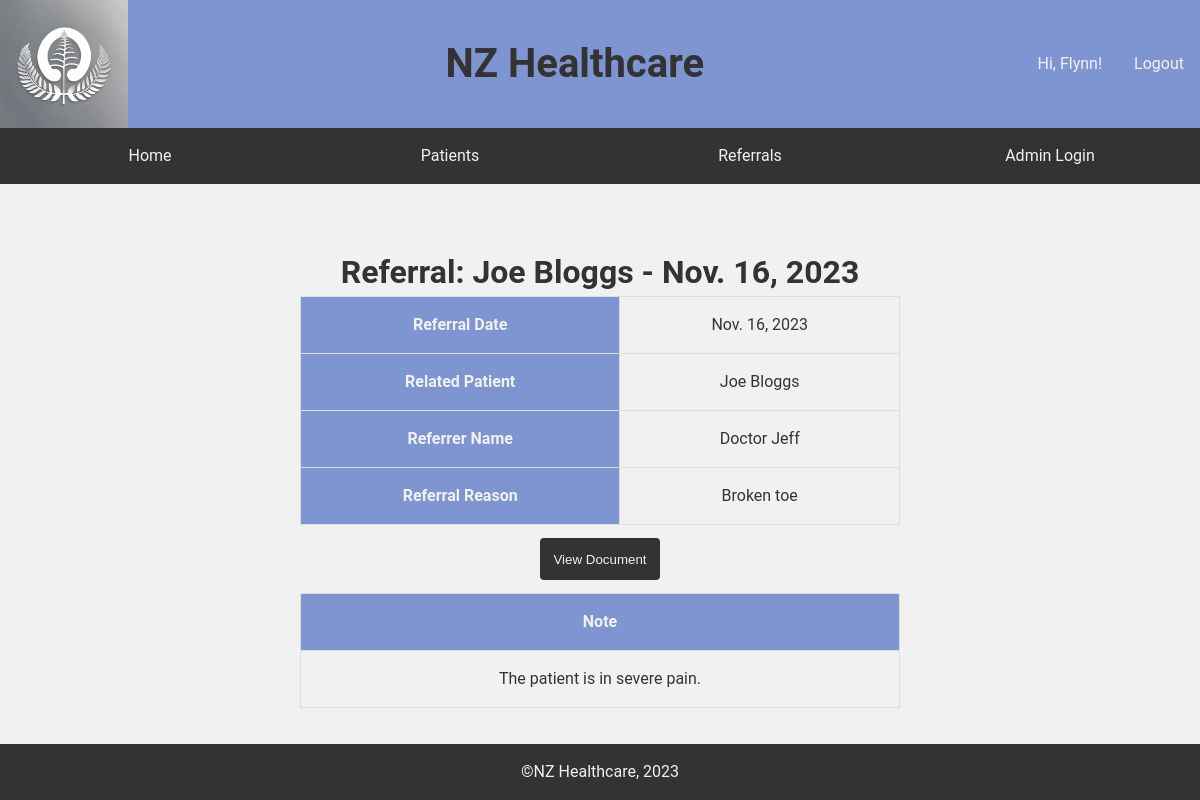
Page /referral/1/ (signed in) on the committed database.
### patients/models.py (models this page shows, shortened)
class Referral(models.Model):
    patient = models.ForeignKey(Patient, on_delete=models.CASCADE)
    referral_date = models.DateField()
    referrer_name = models.CharField(max_length=150)
    referral_reason = models.TextField(max_length=80)
    note = models.TextField()
    document = models.FileField(
        upload_to='referral_documents/', null=True, blank=True, validators=[FileExtensionValidator(['pdf'])])

class Patient(models.Model):
    first_name = models.CharField(max_length=50)
    last_name = models.CharField(max_length=80)
    phone_number = models.CharField(max_length=12)
    date_of_birth = models.DateField()

### patients/views.py (the view)
@login_required
def referral_detail(request, referral_id):
    referral = get_object_or_404(Referral, id=referral_id)
    return render(request, 'referral_detail.html', {'referral': referral})

### patients/templates/referral_detail.html
{% extends 'base.html' %} {% block title %}Referral Detail - NZ Healthcare{%endblock %} {% block content %}
<h1>Referral: {{ referral.patient.first_name }} {{ referral.patient.last_name }} - {{ referral.referral_date }}</h1>
<table>
  <tr>
    <th>Referral Date</th>
    <td>{{ referral.referral_date }}</td>
  </tr>
  <tr>
    <th>Related Patient</th>
    <td>{{ referral.patient.first_name }} {{ referral.patient.last_name }}</td>
  </tr>
  <tr>
    <th>Referrer Name</th>
    <td>{{ referral.referrer_name }}</td>
  </tr>
  <tr>
    <th>Referral Reason</th>
    <td>{{ referral.referral_reason }}</td>
  </tr>
</table>
<table style="width:50%;">
  <tr>
    <th>Note</th>
  </tr>
  <tr>
    <td>{{ referral.note }}</td>
  </tr>
{% if referral.document %}
<a href="{% url 'view_document' referral.id %}" target="_blank">
  <button>View Document</button>
</a>
{% endif %}
{% endblock %}

### patients/templates/base.html (shortened to what this page needs)
<!DOCTYPE html>
<html lang="en">
  <head>
    {% load static %}
    <link
      rel="stylesheet"
      type="text/css"
      href="{% static 'css/styles.css' %}"
    />
  </head>
  <body>
    <header>
        <img src="{% static 'img/logo.png' %}" alt="NZ Healthcare Logo" />
        <h1>NZ Healthcare</h1>
        <div class="login">
          {% if user.is_authenticated %}
            <p>Hi, {{ user.username }}!</p>
            <a href="{% url 'logout' %}">Logout</a>
          {% else %}
            <a href="{% url 'login' %}">Login</a>
          {% endif %}
        </div>
    </header>
    <nav>
      <a href="{% url 'home' %}">Home</a>
      <a href="{% url 'patient_list' %}">Patients</a>
      <a href="{% url 'referrals_list' %}">Referrals</a>
      <a href="{% url 'admin:index' %}">Admin Login</a>
    </nav>
    <main>{% block content %}{% endblock %}</main>
    <footer>
      <p>©NZ Healthcare, 2023</p>
    </footer>
  </body>
</html>

### static/css/styles.css (style rules this page uses)
* { margin: 0; padding: 0; box-sizing: border-box; }
body { font-family: 'Roboto', sans-serif; font-size: 1em; line-height: 1.5; color: #333; background-color: #f1f1f1; }
a { color: #333; text-decoration: none; }
header { overflow: hidden; background-color: #7f95d1; display: flex; flex-direction: column; justify-content: space-between; align-items: center; }
header h1 { font-size: 2.5em; text-align: center; }
nav { display: flex; justify-content: space-evenly; flex-direction: column; width: 100%; }
nav a { display: inline-block; color: #f1f1f1; background-color: #333; width: 100%; text-decoration: none; padding: 1em; }
img { max-width: 8em; height: auto; }
.login { display: flex; justify-content: center; }
.login a { color: #f1f1f1; padding: 1em; }
.login p { color: #f1f1f1; padding: 1em; }
footer { position: fixed; bottom: 0; width: 100%; background-color: #333; color: #f1f1f1; padding: 1em; text-align: center; }
main { display: flex; justify-content: space-evenly; align-items: center; flex-direction: column; padding: 4em 0 4em 0; text-align: center; }
table { border-collapse: collapse; width: 100%; }
th, td { border: 1px solid #ddd; padding: 1em; }
th { background-color: #7f95d1; color: #f1f1f1; }
tr:nth-child(even) { background-color: #f1f1f1; }
button { background-color: #333; color: #f1f1f1; padding: 1em; border: none; border-radius: 4px; cursor: pointer; margin: 1em; }
@media screen and (min-width: 58rem) { header { flex-direction: row; } }
@media screen and (min-width: 58rem) { nav { flex-direction: row; text-align: center; } }
@media screen and (min-width: 58rem) { table { width: 50%; } }

### rows in the picture
Referral: patient.first_name "Joe", patient.last_name "Bloggs", referral_date "Nov. 16, 2023", referrer_name "Doctor Jeff", referral_reason "Broken toe", note "The patient is in severe pain."

### other values in the picture
{{ user.username }} "Flynn"
